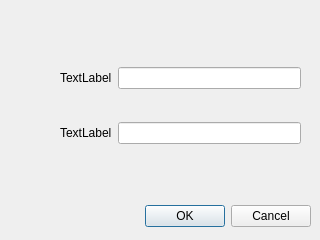
<?xml version="1.0" encoding="UTF-8"?>
<ui version="4.0">
 <class>registre_etud</class>
 <widget class="QDialog" name="registre_etud">
  <property name="geometry">
   <rect>
    <x>0</x>
    <y>0</y>
    <width>320</width>
    <height>240</height>
   </rect>
  </property>
  <property name="windowTitle">
   <string>Dialog</string>
  </property>
  <widget class="QDialogButtonBox" name="buttonBox">
   <property name="geometry">
    <rect>
     <x>10</x>
     <y>200</y>
     <width>301</width>
     <height>32</height>
    </rect>
   </property>
   <property name="orientation">
    <enum>Qt::Horizontal</enum>
   </property>
   <property name="standardButtons">
    <set>QDialogButtonBox::Cancel|QDialogButtonBox::Ok</set>
   </property>
  </widget>
  <widget class="QWidget" name="">
   <property name="geometry">
    <rect>
     <x>60</x>
     <y>40</y>
     <width>241</width>
     <height>131</height>
    </rect>
   </property>
   <layout class="QVBoxLayout" name="verticalLayout">
    <item>
     <layout class="QHBoxLayout" name="horizontalLayout_2">
      <item>
       <widget class="QLabel" name="label">
        <property name="text">
         <string>TextLabel</string>
        </property>
       </widget>
      </item>
      <item>
       <widget class="QLineEdit" name="lineEdit"/>
      </item>
     </layout>
    </item>
    <item>
     <layout class="QHBoxLayout" name="horizontalLayout">
      <item>
       <widget class="QLabel" name="label_2">
        <property name="text">
         <string>TextLabel</string>
        </property>
       </widget>
      </item>
      <item>
       <widget class="QLineEdit" name="lineEdit_2"/>
      </item>
     </layout>
    </item>
   </layout>
  </widget>
 </widget>
 <resources/>
 <connections>
  <connection>
   <sender>buttonBox</sender>
   <signal>accepted()</signal>
   <receiver>registre_etud</receiver>
   <slot>accept()</slot>
   <hints>
    <hint type="sourcelabel">
     <x>248</x>
     <y>254</y>
    </hint>
    <hint type="destinationlabel">
     <x>157</x>
     <y>274</y>
    </hint>
   </hints>
  </connection>
  <connection>
   <sender>buttonBox</sender>
   <signal>rejected()</signal>
   <receiver>registre_etud</receiver>
   <slot>reject()</slot>
   <hints>
    <hint type="sourcelabel">
     <x>316</x>
     <y>260</y>
    </hint>
    <hint type="destinationlabel">
     <x>286</x>
     <y>274</y>
    </hint>
   </hints>
  </connection>
 </connections>
</ui>
